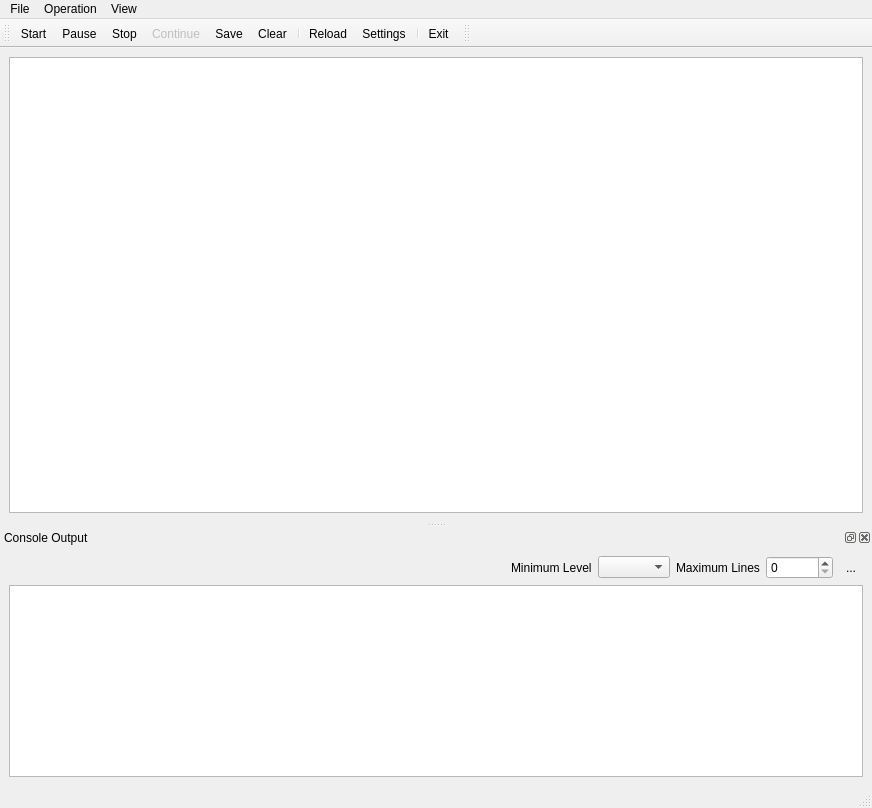
<?xml version="1.0" encoding="UTF-8"?>
<ui version="4.0">
 <class>MainWindow</class>
 <widget class="QMainWindow" name="MainWindow">
  <property name="geometry">
   <rect>
    <x>0</x>
    <y>0</y>
    <width>872</width>
    <height>808</height>
   </rect>
  </property>
  <property name="windowTitle">
   <string>Experimental Control</string>
  </property>
  <property name="windowIcon">
   <iconset resource="Experiment.qrc">
    <normaloff>:/openicon/icons/gnome-power-statistics.png</normaloff>:/openicon/icons/gnome-power-statistics.png</iconset>
  </property>
  <property name="tabShape">
   <enum>QTabWidget::Rounded</enum>
  </property>
  <widget class="QWidget" name="centralwidget">
   <layout class="QGridLayout" name="gridLayout">
    <item row="0" column="0">
     <widget class="CoordinatePlotWidget" name="graphicsLayout"/>
    </item>
   </layout>
  </widget>
  <widget class="QStatusBar" name="statusbar"/>
  <widget class="QToolBar" name="toolBar">
   <property name="windowTitle">
    <string>toolBar</string>
   </property>
   <property name="floatable">
    <bool>true</bool>
   </property>
   <attribute name="toolBarArea">
    <enum>TopToolBarArea</enum>
   </attribute>
   <attribute name="toolBarBreak">
    <bool>false</bool>
   </attribute>
   <addaction name="actionStart"/>
   <addaction name="actionPause"/>
   <addaction name="actionStop"/>
   <addaction name="actionContinue"/>
   <addaction name="actionSave"/>
   <addaction name="actionClear"/>
   <addaction name="separator"/>
   <addaction name="actionReload"/>
   <addaction name="actionSettings"/>
   <addaction name="separator"/>
   <addaction name="actionExit"/>
  </widget>
  <widget class="QMenuBar" name="menuBar">
   <property name="geometry">
    <rect>
     <x>0</x>
     <y>0</y>
     <width>872</width>
     <height>21</height>
    </rect>
   </property>
   <widget class="QMenu" name="menuFile">
    <property name="title">
     <string>File</string>
    </property>
    <addaction name="actionSettings"/>
    <addaction name="actionExit"/>
    <addaction name="actionClear"/>
    <addaction name="actionSave"/>
    <addaction name="separator"/>
    <addaction name="actionProject"/>
   </widget>
   <widget class="QMenu" name="menuOperation">
    <property name="title">
     <string>Operation</string>
    </property>
    <addaction name="actionStart"/>
    <addaction name="actionStop"/>
    <addaction name="actionPause"/>
   </widget>
   <widget class="QMenu" name="menuView">
    <property name="title">
     <string>View</string>
    </property>
   </widget>
   <addaction name="menuFile"/>
   <addaction name="menuOperation"/>
   <addaction name="menuView"/>
  </widget>
  <widget class="QDockWidget" name="dockWidgetConsole">
   <property name="windowTitle">
    <string>Console Output</string>
   </property>
   <attribute name="dockWidgetArea">
    <number>8</number>
   </attribute>
   <widget class="QWidget" name="dockWidgetContents">
    <layout class="QVBoxLayout" name="verticalLayout">
     <item>
      <layout class="QHBoxLayout" name="horizontalLayout">
       <item>
        <spacer name="horizontalSpacer">
         <property name="orientation">
          <enum>Qt::Horizontal</enum>
         </property>
         <property name="sizeHint" stdset="0">
          <size>
           <width>40</width>
           <height>20</height>
          </size>
         </property>
        </spacer>
       </item>
       <item>
        <widget class="QLabel" name="label">
         <property name="text">
          <string>Minimum Level</string>
         </property>
        </widget>
       </item>
       <item>
        <widget class="QComboBox" name="levelComboBox"/>
       </item>
       <item>
        <widget class="QLabel" name="label_2">
         <property name="text">
          <string>Maximum Lines</string>
         </property>
        </widget>
       </item>
       <item>
        <widget class="QSpinBox" name="linesSpinBox">
         <property name="maximum">
          <number>1000000</number>
         </property>
        </widget>
       </item>
       <item>
        <widget class="QToolButton" name="consoleClearButton">
         <property name="text">
          <string>...</string>
         </property>
         <property name="icon">
          <iconset resource="Experiment.qrc">
           <normaloff>:/kde/icons/edit-clear.png</normaloff>:/kde/icons/edit-clear.png</iconset>
         </property>
         <property name="autoRaise">
          <bool>true</bool>
         </property>
        </widget>
       </item>
      </layout>
     </item>
     <item>
      <widget class="QTextEdit" name="textEditConsole">
       <property name="readOnly">
        <bool>true</bool>
       </property>
      </widget>
     </item>
    </layout>
   </widget>
  </widget>
  <widget class="QToolBar" name="experimentToolBar">
   <property name="windowTitle">
    <string>Experiment Tool Bar</string>
   </property>
   <attribute name="toolBarArea">
    <enum>TopToolBarArea</enum>
   </attribute>
   <attribute name="toolBarBreak">
    <bool>false</bool>
   </attribute>
  </widget>
  <action name="actionClear">
   <property name="icon">
    <iconset resource="Experiment.qrc">
     <normaloff>:/kde/icons/edit-clear.png</normaloff>:/kde/icons/edit-clear.png</iconset>
   </property>
   <property name="text">
    <string>Clear</string>
   </property>
   <property name="visible">
    <bool>false</bool>
   </property>
  </action>
  <action name="actionExit">
   <property name="icon">
    <iconset resource="Experiment.qrc">
     <normaloff>:/kde/icons/exit.png</normaloff>:/kde/icons/exit.png</iconset>
   </property>
   <property name="text">
    <string>Exit</string>
   </property>
   <property name="toolTip">
    <string> Exit Program</string>
   </property>
   <property name="shortcut">
    <string>Ctrl+Q</string>
   </property>
  </action>
  <action name="actionSave">
   <property name="icon">
    <iconset resource="Experiment.qrc">
     <normaloff>:/kde/icons/filesave.png</normaloff>:/kde/icons/filesave.png</iconset>
   </property>
   <property name="text">
    <string>Save</string>
   </property>
   <property name="toolTip">
    <string>Save Configuration</string>
   </property>
   <property name="shortcut">
    <string>Ctrl+S</string>
   </property>
  </action>
  <action name="actionStart">
   <property name="icon">
    <iconset resource="Experiment.qrc">
     <normaloff>:/openicon/icons/media-playback-start-7.png</normaloff>:/openicon/icons/media-playback-start-7.png</iconset>
   </property>
   <property name="text">
    <string>Start</string>
   </property>
   <property name="toolTip">
    <string> Start Experiment</string>
   </property>
  </action>
  <action name="actionPause">
   <property name="checkable">
    <bool>false</bool>
   </property>
   <property name="icon">
    <iconset resource="Experiment.qrc">
     <normaloff>:/openicon/icons/media-playback-pause-7.png</normaloff>
     <normalon>:/kde/icons/edit-clear.png</normalon>:/openicon/icons/media-playback-pause-7.png</iconset>
   </property>
   <property name="text">
    <string>Pause</string>
   </property>
   <property name="toolTip">
    <string>Pause Experiment</string>
   </property>
  </action>
  <action name="actionStop">
   <property name="icon">
    <iconset resource="Experiment.qrc">
     <normaloff>:/openicon/icons/media-playback-stop-7.png</normaloff>:/openicon/icons/media-playback-stop-7.png</iconset>
   </property>
   <property name="text">
    <string>Stop</string>
   </property>
   <property name="toolTip">
    <string>Stop Experiment</string>
   </property>
  </action>
  <action name="actionSettings">
   <property name="icon">
    <iconset resource="Experiment.qrc">
     <normaloff>:/petersIcons/icons/FPGA.png</normaloff>:/petersIcons/icons/FPGA.png</iconset>
   </property>
   <property name="text">
    <string>Settings</string>
   </property>
   <property name="toolTip">
    <string>FPGA Settings</string>
   </property>
  </action>
  <action name="actionContinue">
   <property name="enabled">
    <bool>false</bool>
   </property>
   <property name="icon">
    <iconset>
     <normaloff>:/kde/icons/player_fwd.png</normaloff>:/kde/icons/player_fwd.png</iconset>
   </property>
   <property name="text">
    <string>Continue</string>
   </property>
   <property name="toolTip">
    <string>Continue</string>
   </property>
   <property name="visible">
    <bool>false</bool>
   </property>
  </action>
  <action name="actionPulses">
   <property name="icon">
    <iconset resource="Experiment.qrc">
     <normaloff>:/petersIcons/icons/pulser1.png</normaloff>:/petersIcons/icons/pulser1.png</iconset>
   </property>
   <property name="text">
    <string>Pulses</string>
   </property>
   <property name="toolTip">
    <string>Pulse Program Configuration</string>
   </property>
  </action>
  <action name="actionReload">
   <property name="icon">
    <iconset resource="Experiment.qrc">
     <normaloff>:/kde/icons/reload.png</normaloff>:/kde/icons/reload.png</iconset>
   </property>
   <property name="text">
    <string>Reload</string>
   </property>
   <property name="toolTip">
    <string>Reload Pulse Definition</string>
   </property>
   <property name="visible">
    <bool>false</bool>
   </property>
  </action>
  <action name="actionDedicatedCounters">
   <property name="icon">
    <iconset resource="Experiment.qrc">
     <normaloff>:/openicon/icons/gnome-power-statistics.png</normaloff>:/openicon/icons/gnome-power-statistics.png</iconset>
   </property>
   <property name="text">
    <string>DedicatedCounters</string>
   </property>
   <property name="toolTip">
    <string>Dedicated Counters</string>
   </property>
  </action>
  <action name="actionVoltageControl">
   <property name="icon">
    <iconset resource="Experiment.qrc">
     <normaloff>:/openicon/icons/pictogram-din-w008-electricisty.png</normaloff>:/openicon/icons/pictogram-din-w008-electricisty.png</iconset>
   </property>
   <property name="text">
    <string>VoltageControl</string>
   </property>
   <property name="toolTip">
    <string>Voltage Control</string>
   </property>
  </action>
  <action name="actionProject">
   <property name="text">
    <string>Project</string>
   </property>
   <property name="toolTip">
    <string>Select Project for next program start</string>
   </property>
  </action>
  <action name="actionLogic">
   <property name="icon">
    <iconset resource="Experiment.qrc">
     <normaloff>:/petersIcons/icons/ChipScope.png</normaloff>:/petersIcons/icons/ChipScope.png</iconset>
   </property>
   <property name="text">
    <string>Logic</string>
   </property>
  </action>
 </widget>
 <customwidgets>
  <customwidget>
   <class>CoordinatePlotWidget</class>
   <extends>QGraphicsView</extends>
   <header>uiModules.CoordinatePlotWidget</header>
  </customwidget>
 </customwidgets>
 <resources>
  <include location="Experiment.qrc"/>
  <include location="../digitalLock/ui/RepetitionRate.qrc"/>
 </resources>
 <connections/>
</ui>
